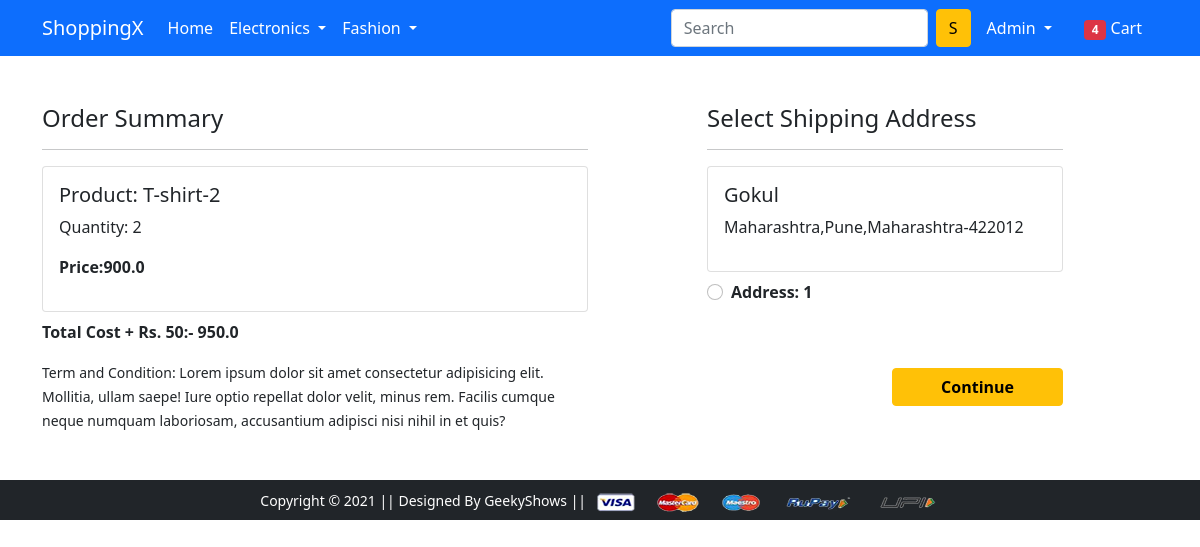
Screenshot of /checkout/ (signed in) with the database file from the repository.
### app/models.py (models this page shows, shortened)
class Cart(models.Model):
    user=models.ForeignKey(User,on_delete=models.CASCADE)
    product= models.ForeignKey(Product,on_delete=models.CASCADE)
    quantity=models.PositiveIntegerField(default=1)
    def __str__(self):
        return str(self.id)
    @property
    def total_cost(self):
        return self.quantity * self.product.discounted_price

class Product(models.Model):
    title=models.CharField(max_length=100)
    selling_price=models.FloatField()
    discounted_price = models.FloatField()
    description = models.TextField()
    brand = models.CharField(max_length=200)
    category= models.CharField(choices=CATEGORY_CHOICES,max_length=10)
    product_image = models.ImageField(upload_to='productimg')

class Customer(models.Model):
    user=models.ForeignKey(User,on_delete=models.CASCADE)
    name=models.CharField(max_length=200)
    locality=models.CharField(max_length=200)
    city=models.CharField(max_length=100)
    zipcode=models.IntegerField()
    state=models.CharField(choices=STATE_CHOICES,max_length=200)

### app/views.py (the view)
# urls.py: path('checkout/', views.checkout, name='checkout'),
@login_required
def checkout(request):
    user=request.user
    add=Customer.objects.filter(user=user)
    cart_items=Cart.objects.filter(user=user)
    amount = 0.0
    shipping_amt = 50.00
    total_amount = 0.0
    cart_product = [p for p in Cart.objects.all() if p.user == request.user]
    print(cart_product)
    if cart_product:
        for p in cart_product:
            tempamount = (p.quantity * p.product.discounted_price)
            amount += tempamount
        totalamount=amount+shipping_amt
    return render(request, 'app/checkout.html',{'add':add,'totalamount':totalamount,'cart_items':cart_items})

### app/templates/app/checkout.html (shortened to what this page needs)
{% extends 'app/base.html' %}
{% load static %}
{% block main-content %}
<div class="container">
 <div class="row mt-5">
  <div class="col-sm-6">
    <h4>Order Summary</h4>
    <hr>
    {% for item in cart_items %}
      <div class="card mb-2">
        <div class="card-body">
          <h5>Product: {{item.product.title}}</h5>
          <p>Quantity: {{item.quantity}}</p>
          <p class="fw-bold">Price:{{item.total_cost}} </p>
        </div>
      </div>
    {% endfor %}
    <p class="fw-bold">Total Cost + Rs. 50:- {{totalamount}}</p>
    <small>Term and Condition: Lorem ipsum dolor sit amet consectetur adipisicing elit. Mollitia, ullam saepe! Iure optio repellat dolor velit, minus rem. Facilis cumque neque numquam laboriosam, accusantium adipisci nisi nihil in et quis?</small>
  </div>
  <div class="col-sm-4 offset-sm-1">
    <h4>Select Shipping Address</h4>
    <hr>
    <form action="/paymentdone">
      {% for ad in add %}
      <div class="card">
        <div class="card-body">
        <h5>{{ad.name}}</h5>
        <p>{{ad.locality}},{{ad.city}},{{ad.state}}-{{ad.zipcode}}</p>
        </div>
      </div>
        <div class="form-check mt-2 mb-5">
          <input class="form-check-input" type="radio" name="custid" id="custid{{forloop.counter}}" value="{{ad.id}}">
          <label class="form-check-label fw-bold" for="custid{{forloop.counter}}">
            Address: {{forloop.counter}} </label>
        </div>
      {% endfor %}
        <div class="text-end">
          <button type="submit" class="btn btn-warning mt-3 px-5 fw-bold">Continue</button>
        </div>
      </form>
    </div>
  </div>
</div>
{% endblock main-content %}

### app/templates/app/base.html (shortened to what this page needs)
<!doctype html>
{% load static %}
<html lang="en">
  <head>
    <link href="https://cdn.jsdelivr.net/npm/bootstrap@5.0.0-beta1/dist/css/bootstrap.min.css" rel="stylesheet">
    <link rel="stylesheet" href="{% static 'app/css/owl.carousel.min.css' %}">
    <link rel="stylesheet" href="{% static 'app/css/all.min.css' %}">
    <link rel="stylesheet" href="{% static 'app/css/style.css' %}">
  </head>
  <body>
    <nav class="navbar navbar-expand-lg navbar-dark bg-primary">
     <div class="container">
       <a class="navbar-brand" href="/">ShoppingX</a>
       <div class="collapse navbar-collapse" id="navbarSupportedContent">
         <ul class="navbar-nav me-auto mb-2 mb-lg-0">
           <li class="nav-item">
             <a class="nav-link active" aria-current="page" href="/">Home</a>
           </li>
           <li class="nav-item dropdown">
             <a class="nav-link dropdown-toggle text-white" href="#" id="electronicsDropdown" role="button" data-bs-toggle="dropdown" aria-expanded="false">
               Electronics
             </a>
           </li>
           <li class="nav-item dropdown">
             <a class="nav-link dropdown-toggle text-white" href="#" id="fashionDropdown" role="button" data-bs-toggle="dropdown" aria-expanded="false">
               Fashion
             </a>
           </li>
         </ul>
         <form class="d-flex">
           <input class="form-control me-2" type="search" placeholder="Search" aria-label="Search">
           <button class="btn btn-warning" type="submit">S</button>
         </form>
         <div>
          <ul class="navbar-nav me-auto mb-2 mb-lg-0">
              {% if request.user.is_authenticated %}
           <li class="nav-item dropdown mx-2">
              <a class="nav-link dropdown-toggle text-white" href="#" id="profileDropdown" role="button" data-bs-toggle="dropdown" aria-expanded="false">
                  {{request.user.username|capfirst}}
              </a>
            </li>
            <li class="nav-item mx-2">
             <a href="{% url 'showcart' %}" class="nav-link text-white"><span class="badge bg-danger">4</span> Cart </a>
            </li>
              {% endif %}
          </ul>
         </div>
       </div>
     </div>
    </nav>
    {% block main-content %} {% endblock main-content %}
    <footer class="container-fluid bg-dark text-center p-2 mt-5">
        <small class="text-white">Copyright &copy; 2021 || Designed By GeekyShows || </small>
        <img src="{% static 'app/images/payment.png' %}" alt="" srcset="" class="img-fluid" height="2px">
    </footer>
  </body>
</html>

### rows the page displays
Cart: product "T-shirt-2", quantity "2", total_cost "900.0"
Customer: name "Gokul", locality "Maharashtra", city "Pune", state "Maharashtra", zipcode "422012"

### other values shown
{{ request.user.username|capfirst }} "Admin"
{{ totalamount }} "950.0"
